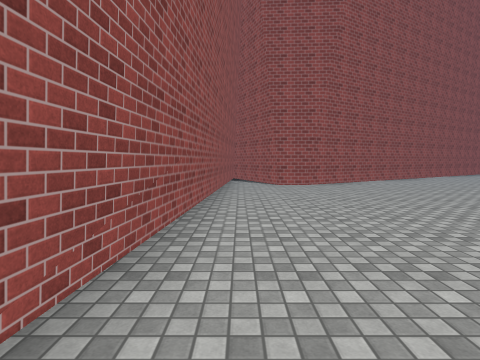
View 1 (above)

19 first-person views from a walk through a 3-D level made in the Unity game engine. The camera is 1.4 m above the floor, tilts 4° down and sees 80° across. The floor is counted in squares, 1.96 m on a side. Each view is taken from the middle of a square. On the plan, view 1 faces up. The plan holds only what a view shows up to about 10 squares ahead; the rest is blank. The place goes on beyond the plan. The player character is not drawn. Surface patterns are stand-ins for the level's own textures.

View 2
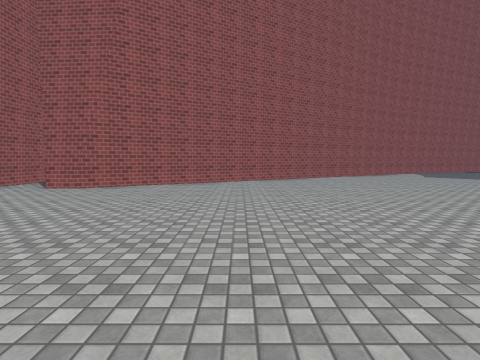

View 3
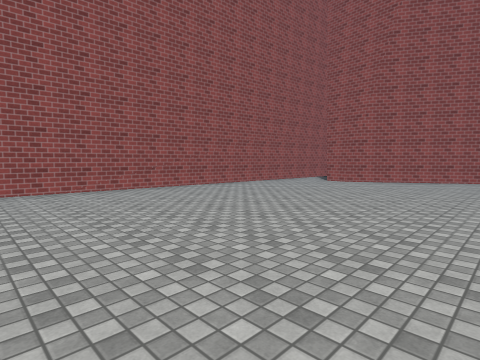

View 4
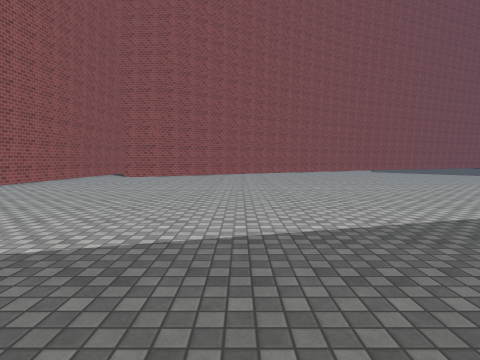

View 5
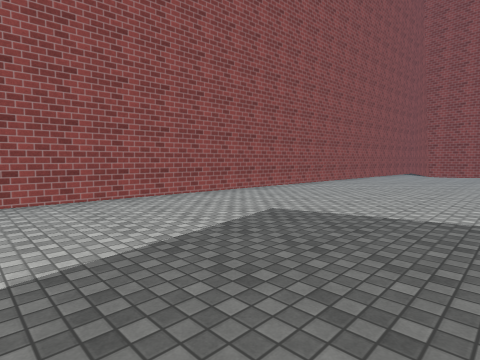

View 6
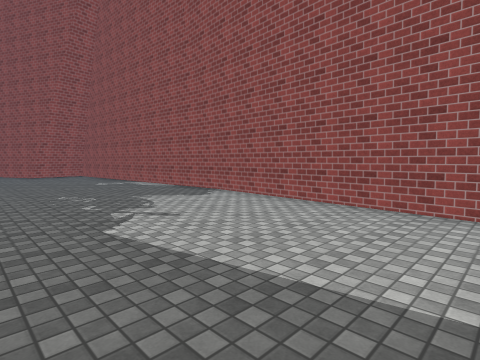

View 7
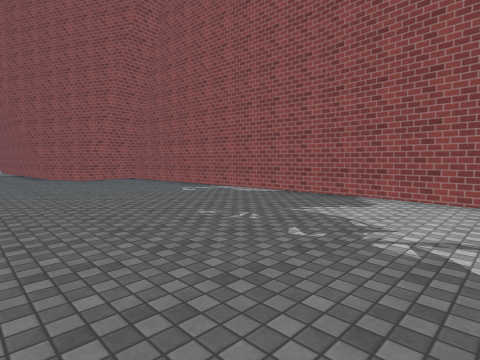

View 8
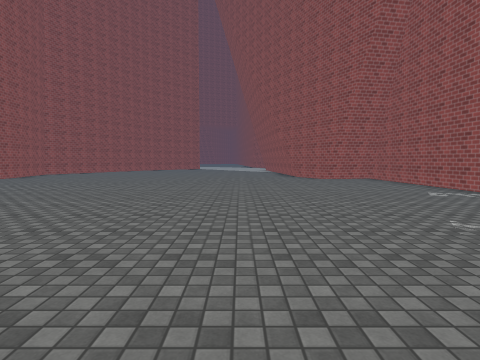

View 9
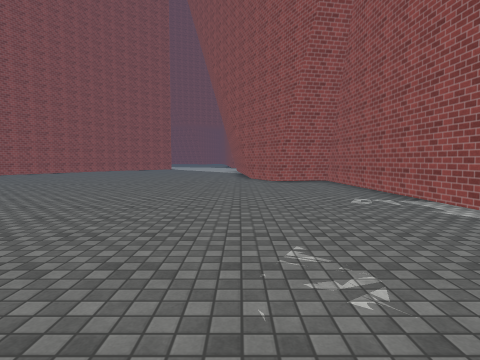

View 10
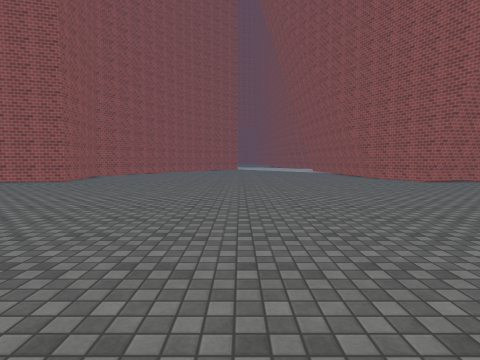

View 11
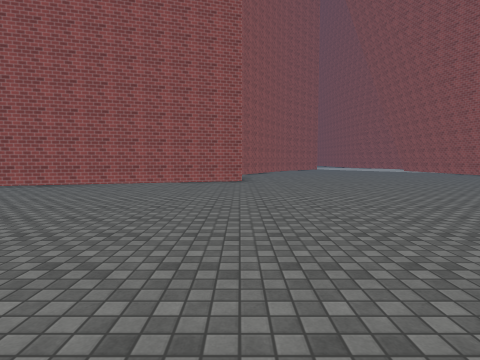

View 12
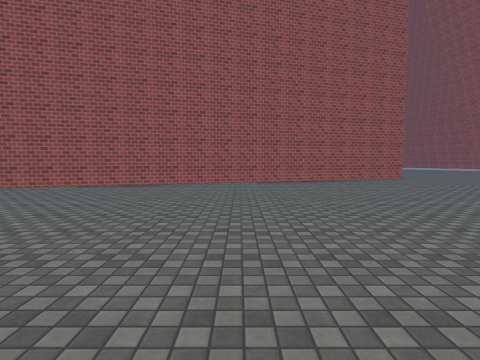

View 13
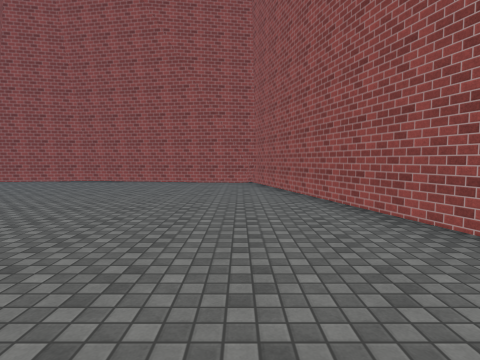

View 14
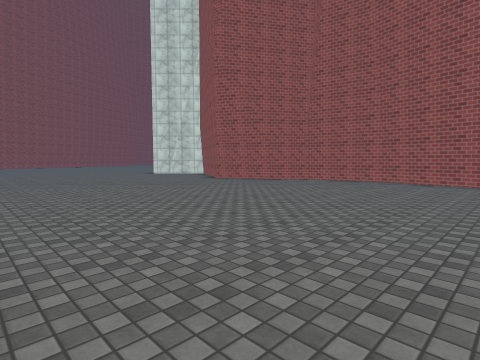

View 15
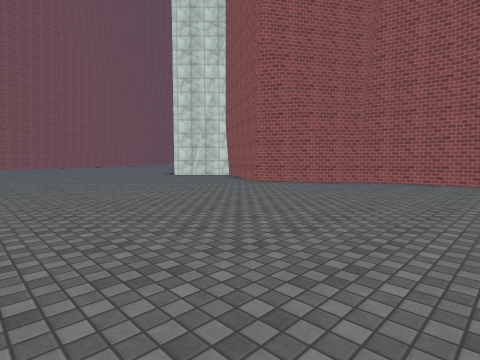

View 16
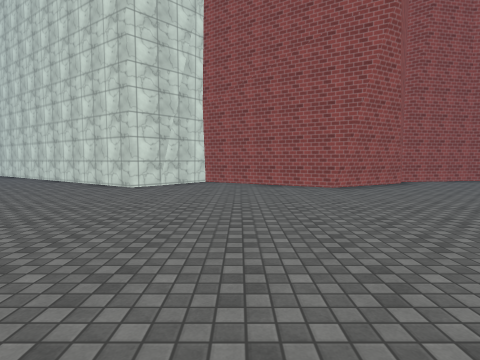

View 17
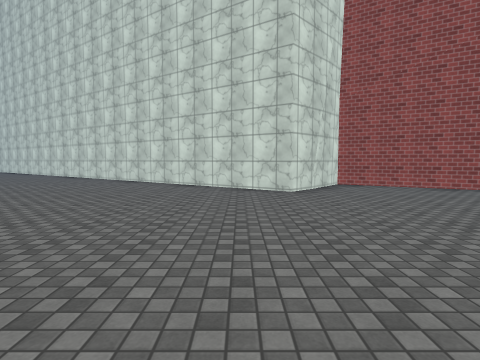

View 18
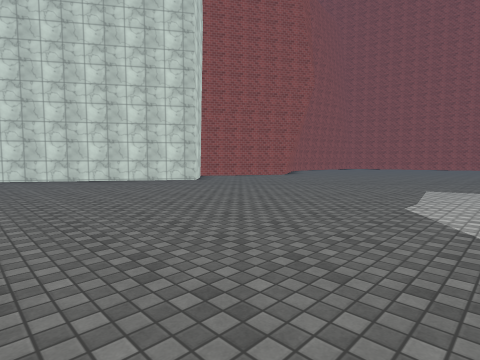

View 19
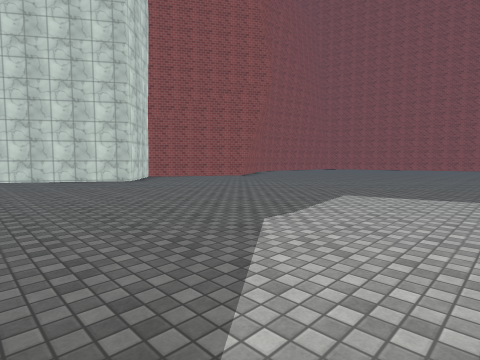

### Floor plan
Points are (right, up) in squares from view 1. A wall is a line through its corners. A room is listed if a view was taken in it or the views show most of it. See-through windows are left out.
Room 1 (views 1, 2, 3, 4, 5, 6, 7, 8, 9, 10, 11, 12, 13, 14, 15, 16, 17, 18, 19)
walls: (6.8, 11.1) (2, 8.2) (1.1, 8.2) (0.2, 10); (12.8, -16.7) (28.2, -12.4); (27.6, -4) (26.2, -1.5) (28.3, 2.1) (27, 3.2); (27.2, 3.1) (26.4, 3.8) (30.1, 9.2); (-1.6, -8.3) (-1, -16.8); (27.8, -12.1) (28.7, -6.9) (28.2, -4.2) (27.3, -3.6); (-0.3, 10.2) (-1.6, -8.6); (27.9, -12.6) (27.8, -12.2); (0.8, -16.5) (1.2, -17.4); (-1, -16.7) (0.7, -16.4)
low walls: (-1, -16.8) (0.8, -16.5)

Where each view was taken, in squares from view 1:
view 1: 0 up, 0 right, facing up
view 2: 1 up, 6 right, facing up
view 3: 1 down, 6 right, facing up-left
view 4: 4 down, 6 right, facing up
view 5: 6 down, 4 right, facing up-left
view 6: 3 down, 3 right, facing down-left
view 7: 6 down, 4 right, facing down-left
view 8: 6 down, 4 right, facing down
view 9: 7 down, 2 right, facing down
view 10: 7 down, 7 right, facing down
view 11: 7 down, 13 right, facing down
view 12: 6 down, 19 right, facing down
view 13: 12 down, 19 right, facing right
view 14: 10 down, 19 right, facing up-right
view 15: 8 down, 19 right, facing up-right
view 16: 1 up, 19 right, facing right
view 17: 5 up, 20 right, facing right
view 18: 10 up, 18 right, facing down-right
view 19: 8 up, 17 right, facing down-right
